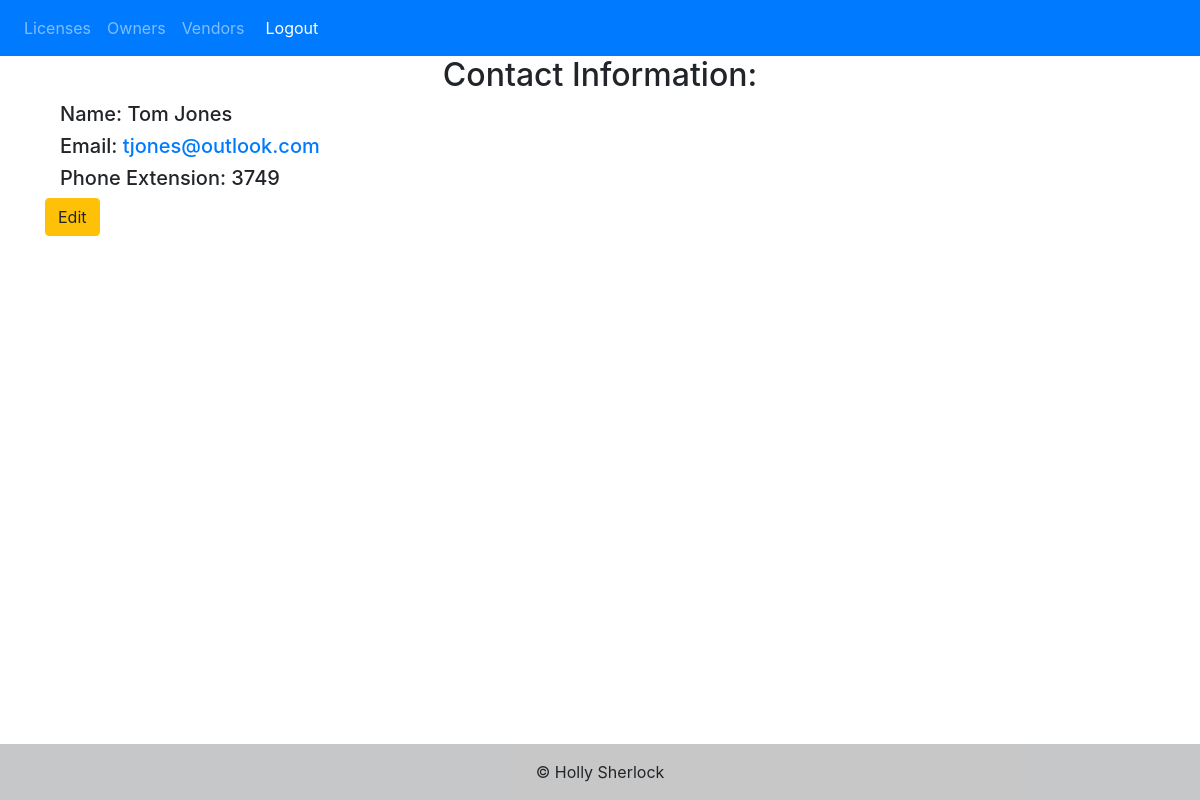
Page /view_owner/1 (signed in) on the committed database.
### surreylm/database_models.py (models this page shows)
class Software_owner(db.Model):
    __tablename__ = 'software_owners'
    id = db.Column(db.Integer, primary_key=True)
    email = db.Column(db.Text, unique=True, nullable=False)
    first_name = db.Column(db.Text, nullable=False)
    last_name = db.Column(db.Text, nullable=False)
    phone_extension = db.Column(db.Text, nullable=False)

### surreylm/views.py (the view)
@views.route('/view_owner/<int:id>', methods=['GET', 'POST'])
@login_required
def view_owner(id):
    software = Software.query.filter_by(owner_id=id).all()
    owner = Software_owner.query.get_or_404(id)
    return render_template("view_owner.html", user=current_user, owner=owner, software=software)

### surreylm/__init__.py (called while the page is built)
def create_app(database_uri='sqlite:///lmdatabase.db'):
    app = Flask(__name__)
    app.config['SECRET_KEY'] = 'gdwjama bbawdjkwjdw'
    app.config['SQLALCHEMY_DATABASE_URI'] = database_uri
    db.init_app(app)
    from .views import views
    from .auth import auth
    from .error_handlers import errors
    app.register_blueprint(views, url_prefix='/')
    app.register_blueprint(auth, url_prefix='/')
    app.register_blueprint(errors)
    from .database_models import User, Software_owner, Vendor, Software
    with app.app_context():
        db.create_all()
    login_manager = LoginManager()
    login_manager.login_view = 'auth.login'
    login_manager.init_app(app)
    @login_manager.user_loader
    def load_user(id):
        return User.query.get(int(id))
    return app

### surreylm/templates/view_owner.html
{% extends "base.html" %} {% block title %}View Owner Information{% endblock %} {% block content
%}
<div class="container-sm">
<h2 align="center">Contact Information:</h2>
<h5>Name: {{owner.first_name}} {{owner.last_name}}</h5>
<h5>Email: <a href="mailto:{{owner.email}}" target="_blank" >{{owner.email}}</a></h5>
<h5>Phone Extension: {{owner.phone_extension}}</h5>
</div>
<a href="/edit_owner/{{owner.id}}" class="btn btn-warning">Edit</a>
{% endblock %}

### rows in the picture
Software_owner: first_name "Tom", last_name "Jones", email "tjones@outlook.com", phone_extension "3749"
